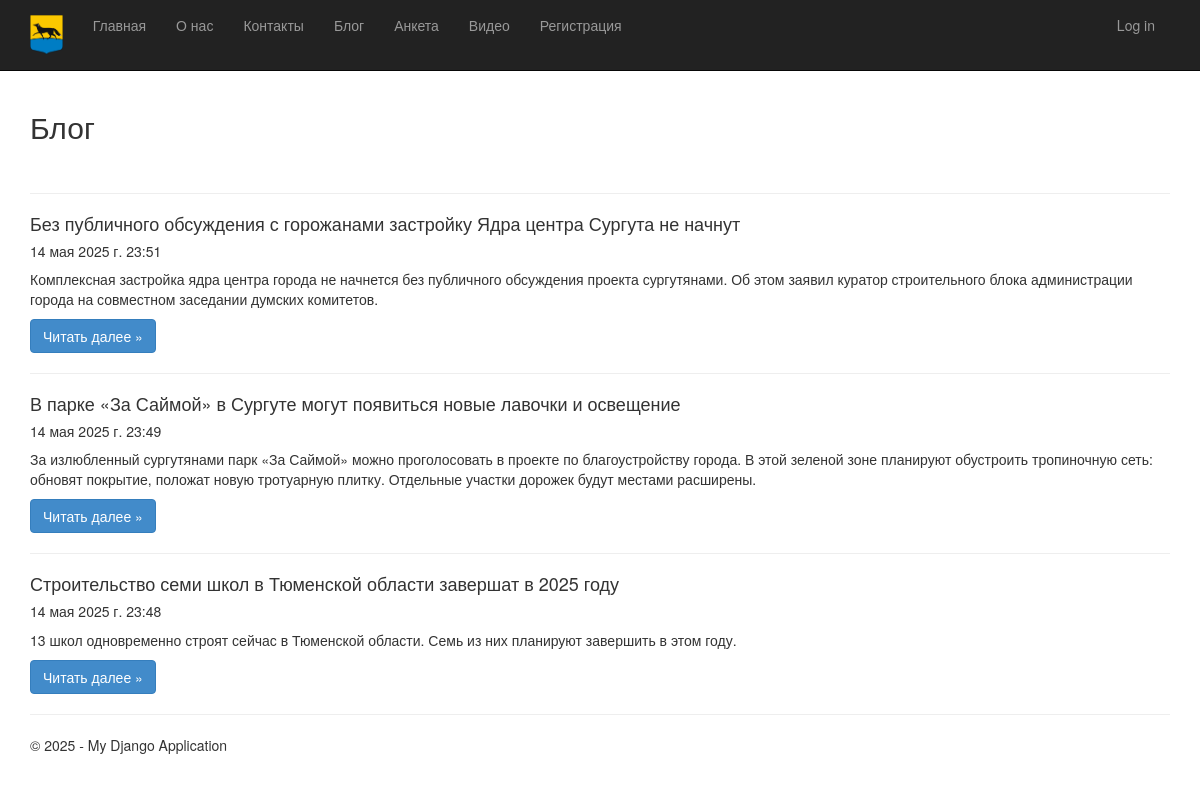
Screenshot of /blog/ with the database file from the repository.
### app/models.py (models this page shows, shortened)
class Blog(models.Model):
    title = models.CharField(
        max_length=100,
        unique_for_date="posted",
        verbose_name="Заголовок"
    )
    description = models.TextField(verbose_name="Краткое содержание")
    content = models.TextField(verbose_name="Полное содержание")
    posted = models.DateTimeField(
        default=datetime.now,
        db_index=True,
        verbose_name="Дата публикации"
    )
    author = models.ForeignKey(
        User,
        null=True,
        blank=True,
        on_delete=models.SET_NULL,
        verbose_name="Автор"
    )
    image = models.ImageField(
        upload_to='app/content/blog_images/',
        default='app/content/blog_default.jpg',
        verbose_name="Изображение статьи",
        help_text="Рекомендуемый размер: 1200x800px"
    )
    class Meta:
        db_table = "Posts"
        ordering = ["-posted"]
        verbose_name = "статья блога"
        verbose_name_plural = "статьи блога"

### app/views.py (the view)
# urls.py: path('blog/', app.views.blog, name='blog'),
def blog(request):
    posts = Blog.objects.all().order_by('-posted')
    return render(
        request,
        'app/blog.html',
        {
            'title': 'Блог',
            'posts': posts,
            'year': datetime.now().year,
        }
    )

### app/templates/app/blog.html
{% extends "app/layout.html" %}
{% block content %}
<h2>{{ title }}</h2>
<br />
{% for post in posts %}
<hr>
<div class="blog-post">
    <h4>{{ post.title }}</h4>
    <h5>{{ post.posted }}</h5>
    <p>{{ post.description }}</p>
    <p><a href="{% url 'blogpost' post.id %}" class="btn btn-primary">Читать далее &raquo;</a></p>
</div>
{% endfor %}
{% endblock %}

### app/static/app/content/site.css (style rules this page uses)
body { padding-top: 90px; padding-bottom: 20px; }

### rows the page displays
Blog: title "Без публичного обсуждения с горожанами застройку Ядра центра Сургута не начнут", posted "14 мая 2025 г. 23:51", description "Комплексная застройка ядра центра города не начнется без публичного обсуждения проекта сургутянами. Об этом заявил куратор строительного блока администрации города на совместном заседании думских комитетов."
Blog: title "В парке «За Саймой» в Сургуте могут появиться новые лавочки и освещение", posted "14 мая 2025 г. 23:49", description "За излюбленный сургутянами парк «За Саймой» можно проголосовать в проекте по благоустройству города. В этой зеленой зоне планируют обустроить тропиночную сеть: обновят покрытие, положат новую тротуарную плитку. Отдельные участки дорожек будут местами расширены."
Blog: title "Строительство семи школ в Тюменской области завершат в 2025 году", posted "14 мая 2025 г. 23:48", description "13 школ одновременно строят сейчас в Тюменской области. Семь из них планируют завершить в этом году."

### other values shown
{{ title }} "Блог"
